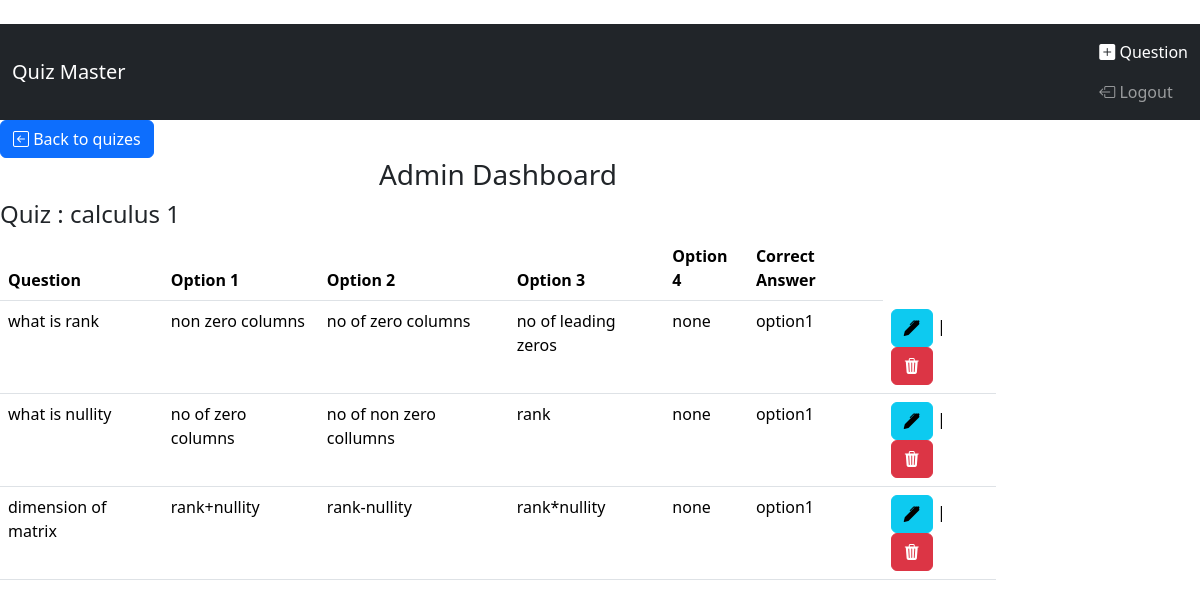
The page /view_quiz/2 (signed in) on the database its author committed.
### main.py (models this page shows)
class Quiz(db.Model):
    __tablename__= 'quiz'
    id=db.Column(db.Integer, primary_key=True)
    name = db.Column(db.String(255), nullable=False)
    date_of_quiz= db.Column(db.String(255), nullable=False)
    time_duration= db.Column(db.Integer, nullable=False)
    remarks= db.Column(db.String(255), nullable=False)
    chapter_id= db.Column(db.String(255), db.ForeignKey("chapter.id"), nullable=False)
    chap_name= db.relationship('Chapter',back_populates='quiz_list')
    question_list= db.relationship('Question',back_populates='quiz_name',cascade='all, delete-orphan')
    score_list= db.relationship('Score',back_populates='quiz_name',cascade='all, delete-orphan')

class Question(db.Model):
    id = db.Column(db.Integer, primary_key=True)
    question_statement = db.Column(db.String(255), nullable=False)
    option1 = db.Column(db.String(255), nullable=False)
    option2 = db.Column(db.String(255), nullable=False)
    option3 = db.Column(db.String(255), nullable=False)
    option4 = db.Column(db.String(255), nullable=False)
    answer = db.Column(db.String(255), nullable=False)  # Store actual answer text
    quiz_id = db.Column(db.Integer, db.ForeignKey("quiz.id"), nullable=False)
    quiz_name = db.relationship('Quiz', back_populates='question_list')

### main.py (the view)
@app.route('/view_quiz/<int:quiz_id>', methods=['POST', 'GET'])
def view_quiz(quiz_id):
    if session.get('is_admin'):
        quiz=Quiz.query.filter_by(id=quiz_id).first()
        questions=Question.query.filter_by(quiz_id=quiz_id).all()
        return render_template('view_quiz.html',quiz=quiz,questions=questions)
    return redirect('login')

### templates/view_quiz.html
{% extends "index.html" %}
{% block content %}
<nav class="navbar navbar-dark bg-dark">
    <div class="container-fluid">
        <a class="navbar-brand" href="/admin">Quiz Master</a>
        <ul class="navbar-nav ml-auto ">
            <li class="nav-item">
                <a class="nav-link active" href="/create_question/{{quiz.id}}"><i class="bi bi-plus-square-fill"></i> Question</a>
            </li>
            <li class="nav-item">
                <a class="nav-link" href="/logout"><i class="bi bi-box-arrow-left"></i> Logout</a>
            </li>
        </ul>
    </div>
</nav>
<div class="'container">
    <div class="row">
        <div class="col-md-10">
            <a href="/view_chapter/{{quiz.chapter_id}}" class="btn btn-primary"><i class="bi bi-arrow-left-square"></i> Back to quizes</a>
            <h3 class="text-center"> Admin Dashboard</h3>
            <h4>Quiz : {{ quiz.name }}</h4>
            <table class="table">
                <thead>
                    <tr>
                        <th>Question</th>
                        <th>Option 1</th>
                        <th>Option 2</th>
                        <th>Option 3</th>
                        <th>Option 4</th>
                        <th>Correct Answer</th>
                    </tr>
                </thead>
                <tbody>
                    {% for question in questions %}
                    <tr>
                        <td>{{ question.question_statement }}</td>
                        <td>{{ question.option1 }}</td>
                        <td>{{ question.option2 }}</td>
                        <td>{{ question.option3}}</td>
                        <td>{{ question.option4}}</td>
                        <td>{{ question.answer}}</td>
                        <td>
                            <a href="/edit_question/{{ question.id }}" class="btn btn-info"><i class="bi bi-pen-fill"></i></a> |
                            <a href="/delete_question/{{ question.id }}"class="btn btn-danger"><i class="bi bi-trash3-fill"></i></a>
                        </td>
                    </tr>
                    {% endfor %}
                </tbody>
            </table>
        </div>
    </div>
</div>
{% endblock %}

### rows shown on the page
Quiz: name "calculus 1"
Question: question_statement "what is rank", option1 "non zero columns", option2 "no of zero columns", option3 "no of leading zeros", option4 "none", answer "option1"
Question: question_statement "what is nullity", option1 "no of zero columns", option2 "no of non zero collumns", option3 "rank", option4 "none", answer "option1"
Question: question_statement "dimension of matrix", option1 "rank+nullity", option2 "rank-nullity", option3 "rank*nullity", option4 "none", answer "option1"
